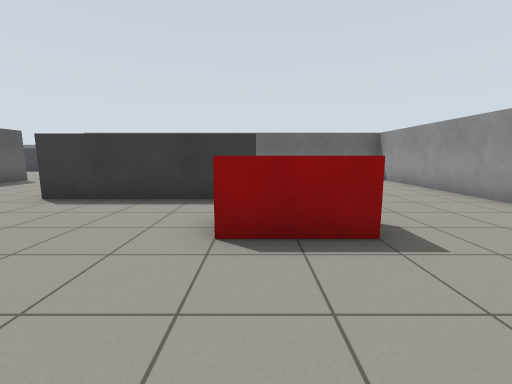
[1] (above)

19 first-person views from a walk through a robot-simulator world made for Gazebo. The camera is 1 m above the floor, tilts 8° down and sees 90° across. The floor is counted in squares, 1 m on a side. Each view is taken from the middle of a square. On the plan, view 1 faces up. The plan holds only what a view shows up to about 11 squares ahead; the rest is blank. Robots are left out.

[2]
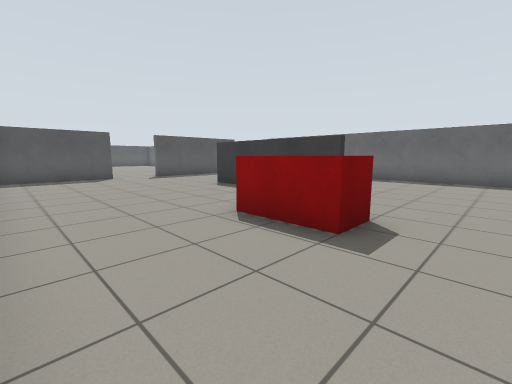

[3]
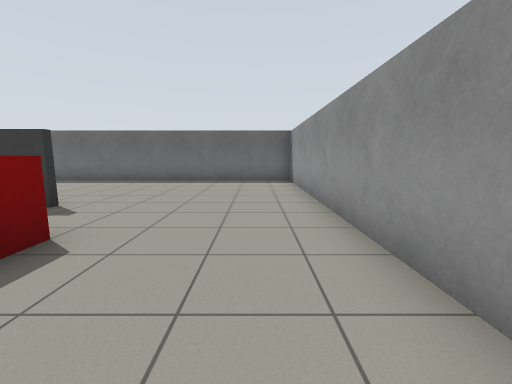

[4]
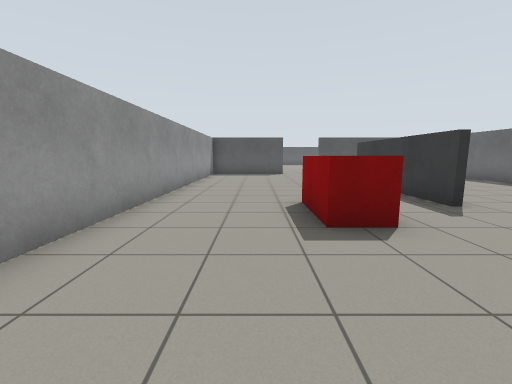

[5]
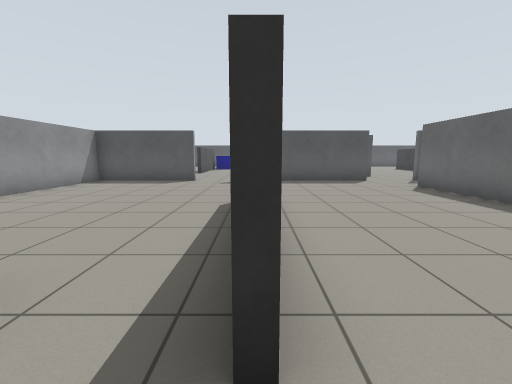

[6]
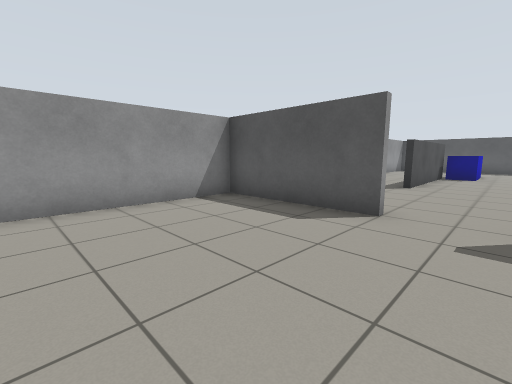

[7]
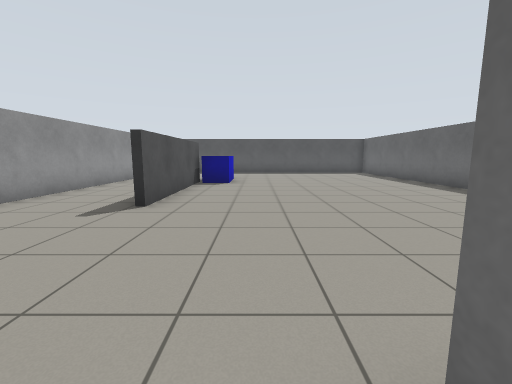

[8]
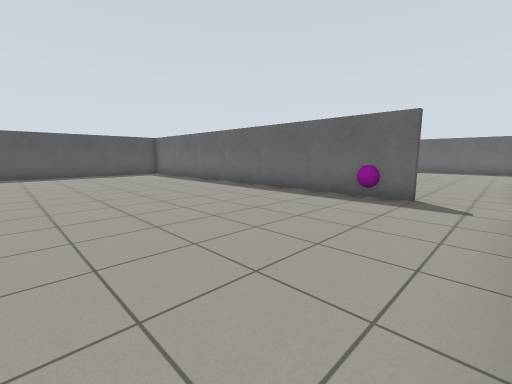

[9]
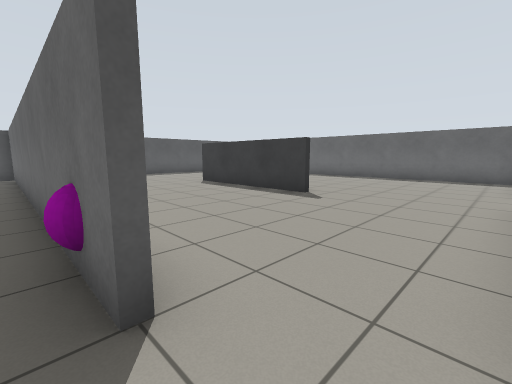

[10]
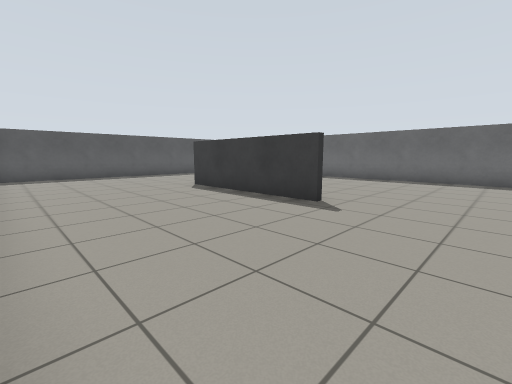

[11]
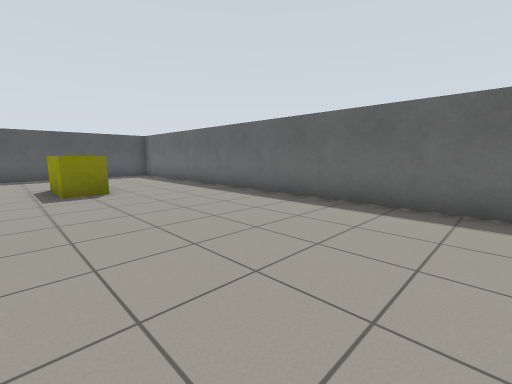

[12]
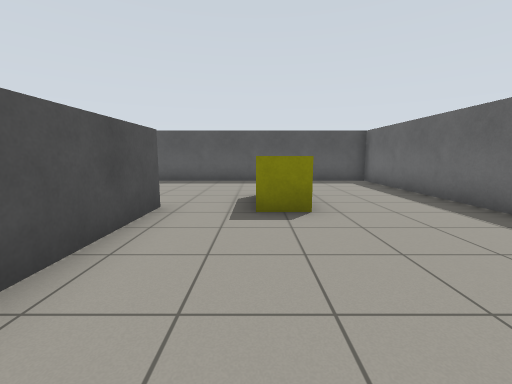

[13]
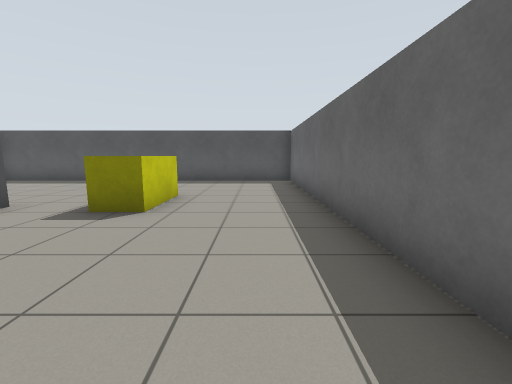

[14]
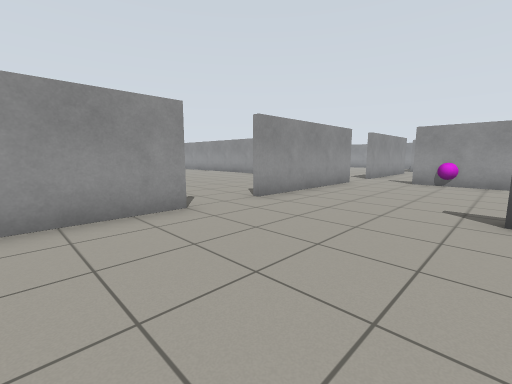

[15]
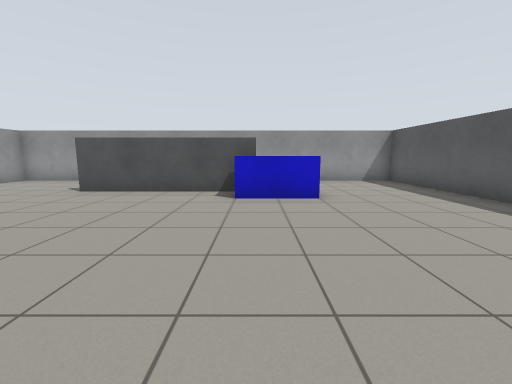

[16]
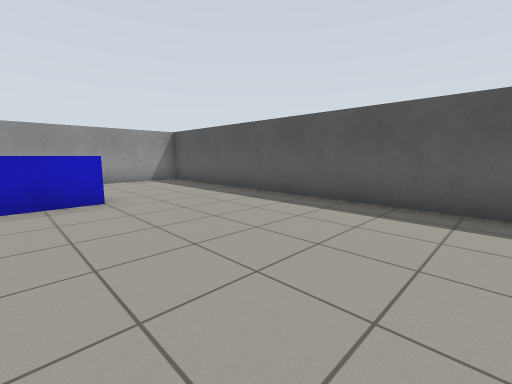

[17]
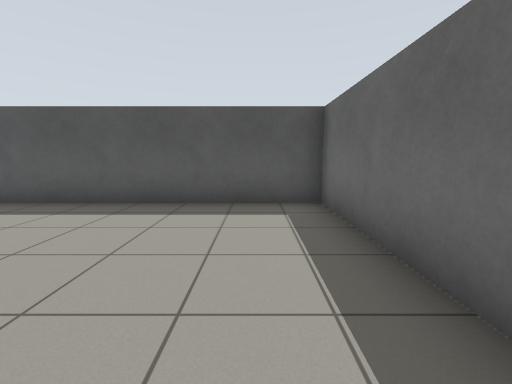

[18]
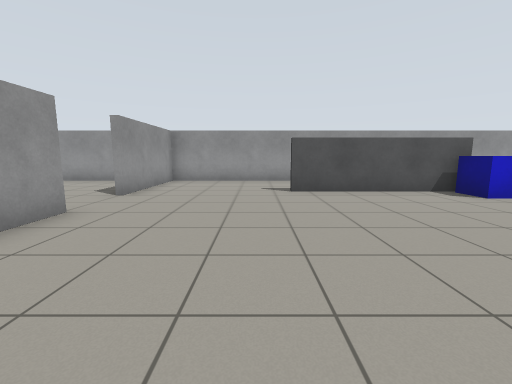

[19]
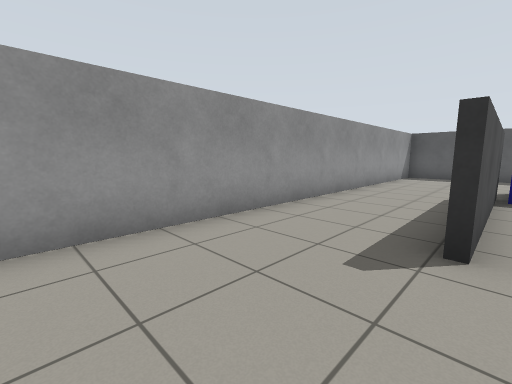

### Floor plan
Points are (right, up) in squares from view 1. A wall is a line through its corners. A room is listed if a view was taken in it or the views show most of it. See-through windows are left out.
Room 1 (views 1, 2, 3, 4, 5, 6, 7)
walls: (0.1, 5.9) (-5, 5.9); (-9.4, 3.6) (-9.4, -0.5); (5.4, 2.2) (5.4, 11.4) (-7.5, 11.4); (-8.9, -0.4) (2.8, -0.4); (-9.4, 10.6) (-9.4, 7)
ways out: opening at (-9, 4.5) to room 2; opening at (-9, 11.5) to room 2; opening at (-8, 11)
objects: red box (0, 3) to (1, 4)
Room 2 (views 8, 9, 10, 11, 12, 13, 14, 15, 16, 17, 18, 19)
walls: (-14, 11.6) (-13.5, 11.6); (-13.4, 11.4) (-24.4, 11.4) (-24.4, -0.4) (-8.9, -0.4); (-19, 17.1) (-15.8, 17.1); (-13.9, 16.9) (-19, 16.9); (-9.6, 12.4) (-9.6, 17.5); (-18.5, 2.8) (-14, 2.8); (-9.6, 5.5) (-9.6, 6.8); (-9.6, 19.4) (-9.6, 22.1); (-10, 23.4) (-24.4, 23.4) (-24.4, 11.8); (-9.6, -0.5) (-9.6, 3.5)
ways out: opening at (-9, 4.5) to room 1; opening at (-9, 11.5) to room 1; opening at (-9, 18.5)
objects: blue box (-20, 3) to (-19, 4); yellow box (-20, 19) to (-19, 20); magenta ball (-13, 11) to (-12, 12)

Positions as (right, up) in squares from view 1, and headings:
1: (0, 0), facing up
2: (3, 0), facing up-left
3: (4, 1), facing up
4: (5, 2), facing left
5: (1, 6), facing left
6: (-5, 5), facing down-left
7: (-9, 5), facing left
8: (-10, 5), facing up-left
9: (-10, 11), facing up-left
10: (-11, 12), facing up-left
11: (-11, 18), facing up-left
12: (-14, 19), facing left
13: (-14, 22), facing left
14: (-14, 22), facing down-right
15: (-19, 10), facing down
16: (-19, 10), facing down-left
17: (-19, 10), facing left
18: (-13, 10), facing down
19: (-11, 3), facing down-left
